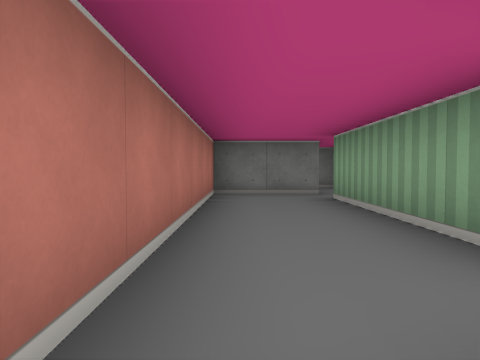
view 1 (above)

18 first-person views from a walk through a cub3D ray-caster map. The camera is about half as high as the walls, tilts 2° down and sees 70° across. The floor is counted in squares. Each view is taken from the middle of a square. On the plan, view 1 faces up. The plan holds only what a view shows up to about 9 squares ahead; the rest is blank. The place goes on beyond the plan.

view 2
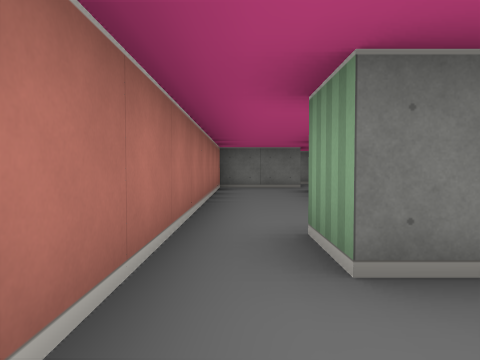

view 3
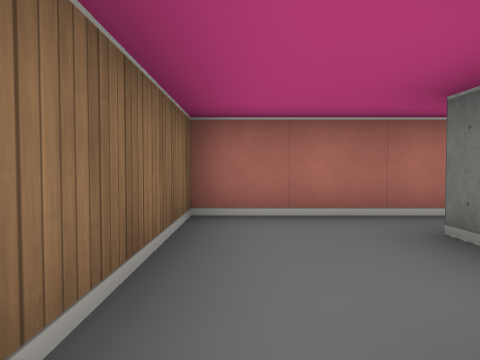

view 4
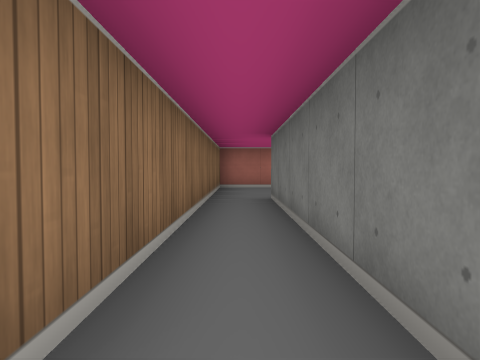

view 5
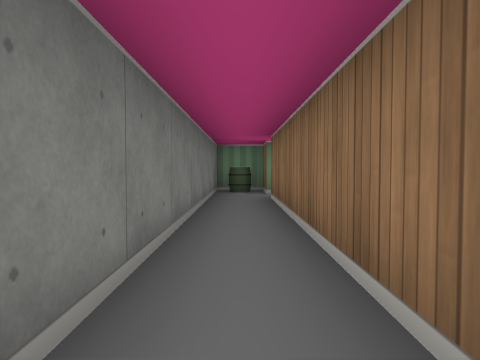

view 6
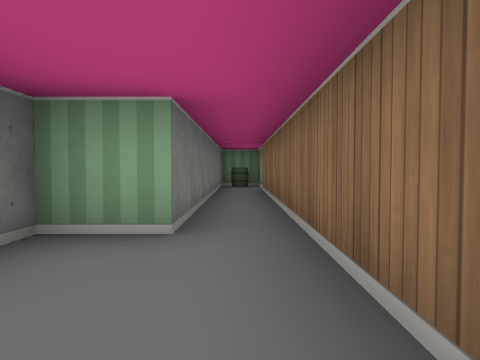

view 7
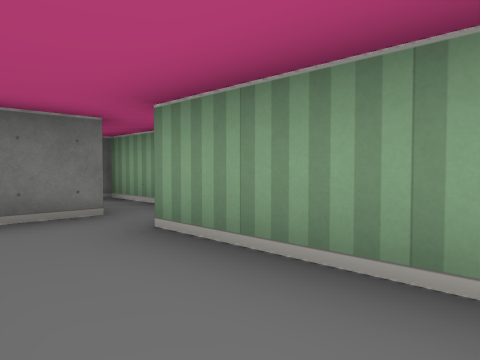

view 8
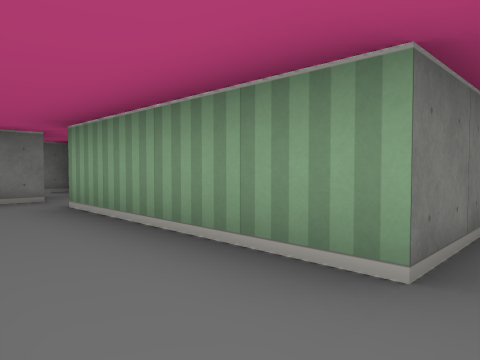

view 9
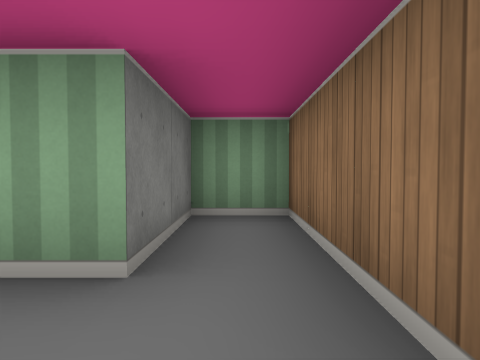

view 10
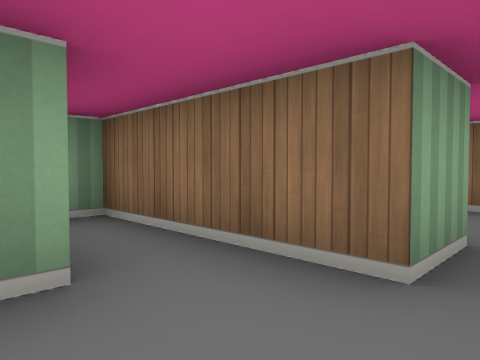

view 11
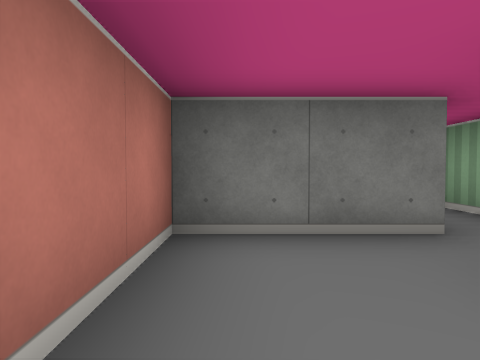

view 12
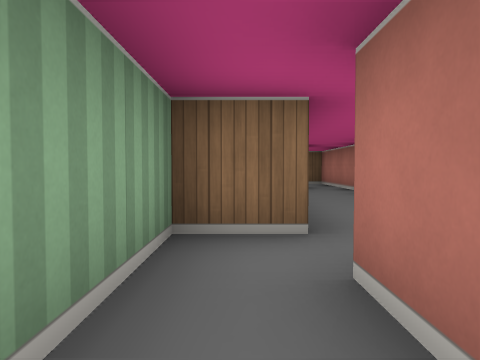

view 13
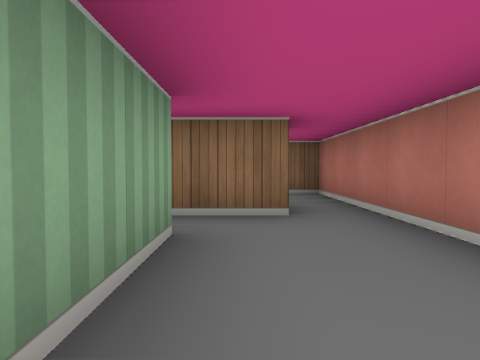

view 14
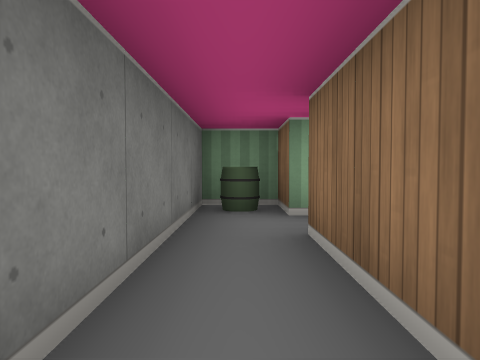

view 15
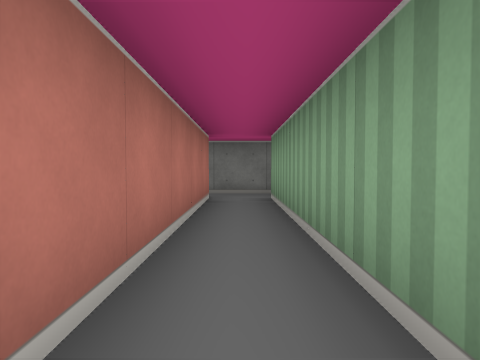

view 16
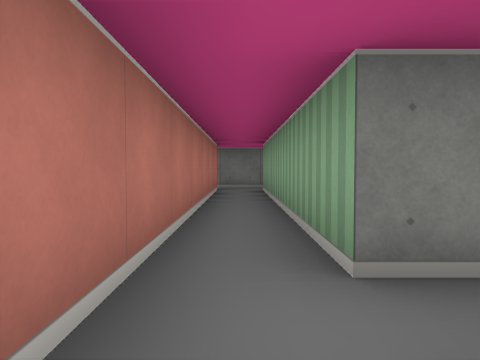

view 17
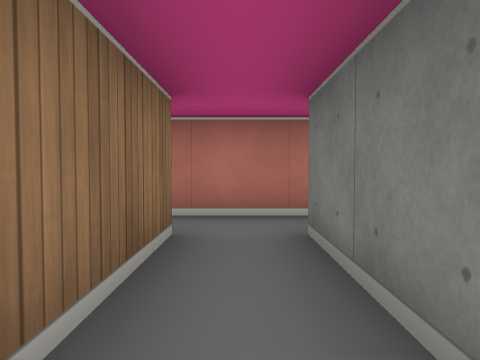

view 18
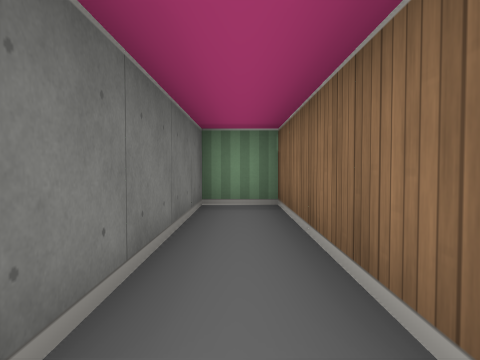

### Floor plan
Ten units are one square. View 1 is at (0, 0); x grows to the right and y downward. Boxes are objects, and circles mark ways between rooms. Rooms are numbered by the first view taken in them; rooms with no view inside come last. Other rooms are left out.
<svg viewBox="-10 -90 140 193">
<path fill="none" stroke="#000" d="M-5 -5 -5 25 75 25M85 25 95 25 95 15 25 15 25 5 5 5 5 -5M15 -74 15 -65 -5 -65 -5 -5M5 -5 35 -5 35 -15 15 -15 15 -55 25 -55 25 -85 19 -85M85 95 125 95 125 85 85 85 85 25M75 25 75 98"/>
<rect x="85" y="15" width="10" height="10" fill="#bbb"><title>barrel</title></rect>
<circle cx="0" cy="0" r="3" fill="#2a7"/>
<circle cx="80" cy="20" r="3" fill="#2a7"/>
<text x="30" y="20">1</text>
<text x="10" y="-40">2</text>
<text x="80" y="70">3</text>
</svg>
Room 1 opens to room 2. Room 1 opens to room 3.

Where each view was taken, in squares from view 1:
view 1: 0 up, 0 right, facing up
view 2: 2 down, 0 right, facing up
view 3: 2 down, 3 right, facing left
view 4: 2 down, 8 right, facing left
view 5: 2 down, 2 right, facing right
view 6: 2 down, 0 right, facing right
view 7: 3 up, 0 right, facing up-right
view 8: 1 up, 0 right, facing up-right
view 9: 1 up, 0 right, facing right
view 10: 2 up, 0 right, facing down-right
view 11: 4 up, 0 right, facing up
view 12: 8 up, 2 right, facing down
view 13: 4 up, 1 right, facing down
view 14: 2 down, 5 right, facing right
view 15: 8 down, 8 right, facing up
view 16: 10 down, 8 right, facing up
view 17: 9 down, 11 right, facing left
view 18: 9 down, 8 right, facing right
